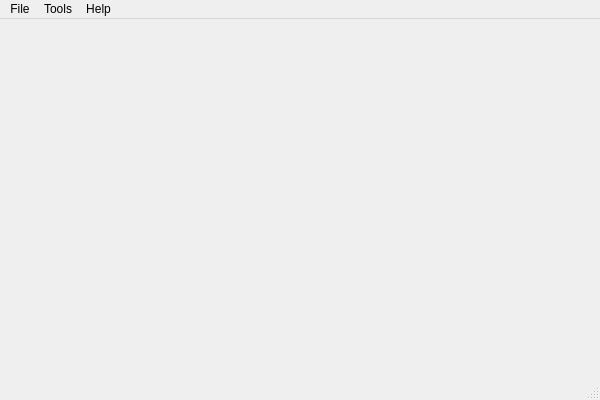
<?xml version="1.0" encoding="UTF-8"?>
<ui version="4.0">
 <class>MainWindow</class>
 <widget class="QMainWindow" name="MainWindow">
  <property name="geometry">
   <rect>
    <x>0</x>
    <y>0</y>
    <width>600</width>
    <height>400</height>
   </rect>
  </property>
  <property name="windowTitle">
   <string>MainWindow</string>
  </property>
  <widget class="QWidget" name="centralWidget"/>
  <widget class="QMenuBar" name="menuBar">
   <property name="geometry">
    <rect>
     <x>0</x>
     <y>0</y>
     <width>600</width>
     <height>25</height>
    </rect>
   </property>
   <widget class="QMenu" name="menuFile">
    <property name="title">
     <string>File</string>
    </property>
    <widget class="QMenu" name="menuExport">
     <property name="enabled">
      <bool>false</bool>
     </property>
     <property name="title">
      <string>Export</string>
     </property>
     <addaction name="actionTo_image"/>
    </widget>
    <addaction name="actionNew"/>
    <addaction name="actionOpen"/>
    <addaction name="actionSave"/>
    <addaction name="actionSave_as"/>
    <addaction name="actionSave_all"/>
    <addaction name="separator"/>
    <addaction name="menuExport"/>
    <addaction name="actionImport"/>
    <addaction name="separator"/>
    <addaction name="actionClose"/>
    <addaction name="actionClose_All"/>
    <addaction name="actionClose_Project"/>
    <addaction name="actionClose_Others"/>
    <addaction name="separator"/>
    <addaction name="actionExit"/>
   </widget>
   <widget class="QMenu" name="menuHelp">
    <property name="title">
     <string>Help</string>
    </property>
    <addaction name="actionAbout"/>
    <addaction name="actionAbout_Qt"/>
    <addaction name="actionFeedback"/>
    <addaction name="actionGuide"/>
   </widget>
   <widget class="QMenu" name="menuTools">
    <property name="title">
     <string>Tools</string>
    </property>
    <addaction name="actionSettings"/>
   </widget>
   <addaction name="menuFile"/>
   <addaction name="menuTools"/>
   <addaction name="menuHelp"/>
  </widget>
  <widget class="QStatusBar" name="statusBar"/>
  <action name="actionNew">
   <property name="text">
    <string>New</string>
   </property>
   <property name="shortcut">
    <string>Ctrl+N</string>
   </property>
  </action>
  <action name="actionOpen">
   <property name="text">
    <string>Open</string>
   </property>
   <property name="shortcut">
    <string>Ctrl+O</string>
   </property>
  </action>
  <action name="actionSave">
   <property name="text">
    <string>Save</string>
   </property>
   <property name="shortcut">
    <string>Ctrl+S</string>
   </property>
  </action>
  <action name="actionSave_as">
   <property name="text">
    <string>Save as</string>
   </property>
   <property name="shortcut">
    <string>Ctrl+Shift+S</string>
   </property>
  </action>
  <action name="actionExit">
   <property name="text">
    <string>Exit</string>
   </property>
   <property name="shortcut">
    <string>Ctrl+Q</string>
   </property>
  </action>
  <action name="actionAbout">
   <property name="text">
    <string>About ...</string>
   </property>
   <property name="shortcut">
    <string>F1</string>
   </property>
  </action>
  <action name="actionImport">
   <property name="enabled">
    <bool>false</bool>
   </property>
   <property name="text">
    <string>Import</string>
   </property>
  </action>
  <action name="actionTo_image">
   <property name="text">
    <string>Image</string>
   </property>
  </action>
  <action name="actionAbout_Qt">
   <property name="text">
    <string>About Qt ...</string>
   </property>
  </action>
  <action name="actionSave_all">
   <property name="text">
    <string>Save all</string>
   </property>
   <property name="shortcut">
    <string/>
   </property>
  </action>
  <action name="actionClose_All">
   <property name="text">
    <string>Close All</string>
   </property>
   <property name="shortcut">
    <string>Ctrl+Shift+W</string>
   </property>
   <property name="shortcutContext">
    <enum>Qt::WindowShortcut</enum>
   </property>
  </action>
  <action name="actionClose_Others">
   <property name="text">
    <string>Close Others</string>
   </property>
  </action>
  <action name="actionClose">
   <property name="text">
    <string>Close</string>
   </property>
   <property name="shortcut">
    <string>Ctrl+W</string>
   </property>
   <property name="shortcutContext">
    <enum>Qt::WindowShortcut</enum>
   </property>
  </action>
  <action name="actionFeedback">
   <property name="text">
    <string>Feedback</string>
   </property>
  </action>
  <action name="actionGuide">
   <property name="enabled">
    <bool>false</bool>
   </property>
   <property name="text">
    <string>Guide</string>
   </property>
  </action>
  <action name="actionView_ProjectManager">
   <property name="text">
    <string>Project Manager</string>
   </property>
  </action>
  <action name="actionNew_Project">
   <property name="text">
    <string>New Project</string>
   </property>
  </action>
  <action name="actionOpen_Project">
   <property name="text">
    <string>Open Project</string>
   </property>
  </action>
  <action name="actionSave_Project">
   <property name="text">
    <string>Save Project</string>
   </property>
  </action>
  <action name="actionClose_Project">
   <property name="text">
    <string>Close Project</string>
   </property>
  </action>
  <action name="actionSettings">
   <property name="text">
    <string>Settings</string>
   </property>
  </action>
 </widget>
 <layoutdefault spacing="6" margin="11"/>
 <resources/>
 <connections/>
</ui>
